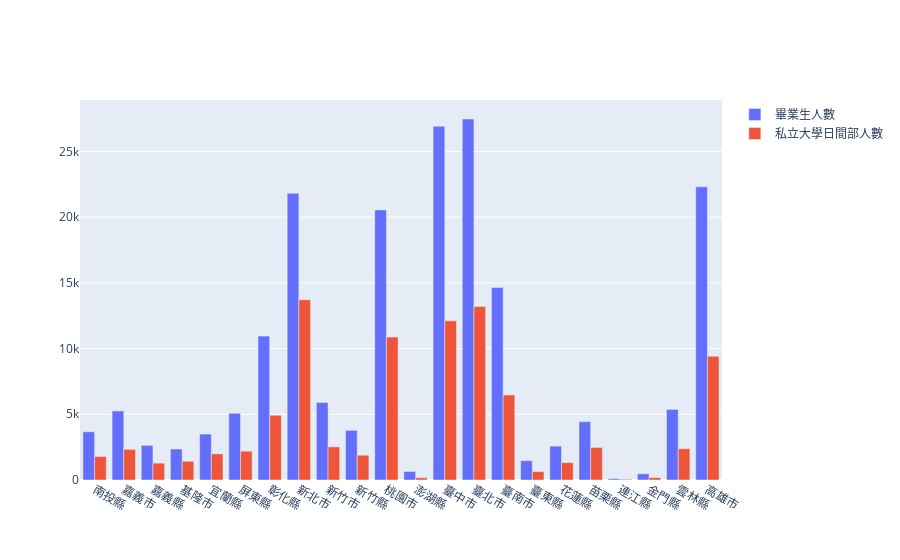

Notebook cell for this chart:
### Markdown cell above
![jupyter](picture1.png)

### Code cell
import plotly.graph_objects as go
list1 = frames2['學校所在地別'].tolist()
list2 = frames2['畢業生人數'].tolist()
list3 = frames2['公立大學日間部人數'].tolist()
list4 = frames2['私立大學日間部人數'].tolist()

fig = go.Figure(data=[
    go.Bar(name='畢業生人數', x=list1, y=list2),
    go.Bar(name='私立大學日間部人數', x=list1, y=list4)
])
# Change the bar mode
fig.update_layout(barmode='group')
fig.show()

import matplotlib.pyplot as plt
fig = plt.gcf()
fig.savefig('./picture2.png')

### Figure 1 — Plotly figure (JSON) as saved in the notebook; plotly's stock layout.template omitted (floating-point values rounded to 4 significant figures)
{"data": [{"name": "畢業生人數", "type": "bar", "x": ["南投縣", "嘉義市", "嘉義縣", "基隆市", "宜蘭縣", "屏東縣", "彰化縣", "新北市", "新竹市", "新竹縣", "桃園市", "澎湖縣", "臺中市", "臺北市", "臺南市", "臺東縣", "花蓮縣", "苗栗縣", "連江縣", "金門縣", "雲林縣", "高雄市"], "y": [3669, 5254, 2637, 2360, 3493, 5073, 10949, 21812, 5904, 3778, 20550, 651, 26919, 27468, 14650, 1470, 2579, 4440, 96, 474, 5373, 22310]}, {"name": "私立大學日間部人數", "type": "bar", "x": ["南投縣", "嘉義市", "嘉義縣", "基隆市", "宜蘭縣", "屏東縣", "彰化縣", "新北市", "新竹市", "新竹縣", "桃園市", "澎湖縣", "臺中市", "臺北市", "臺南市", "臺東縣", "花蓮縣", "苗栗縣", "連江縣", "金門縣", "雲林縣", "高雄市"], "y": [1784, 2332, 1283, 1428, 1987, 2191, 4929, 13717, 2523, 1887, 10876, 173, 12111, 13198, 6469, 635, 1322, 2479, 56, 183, 2377, 9418]}], "layout": {"barmode": "group"}}
